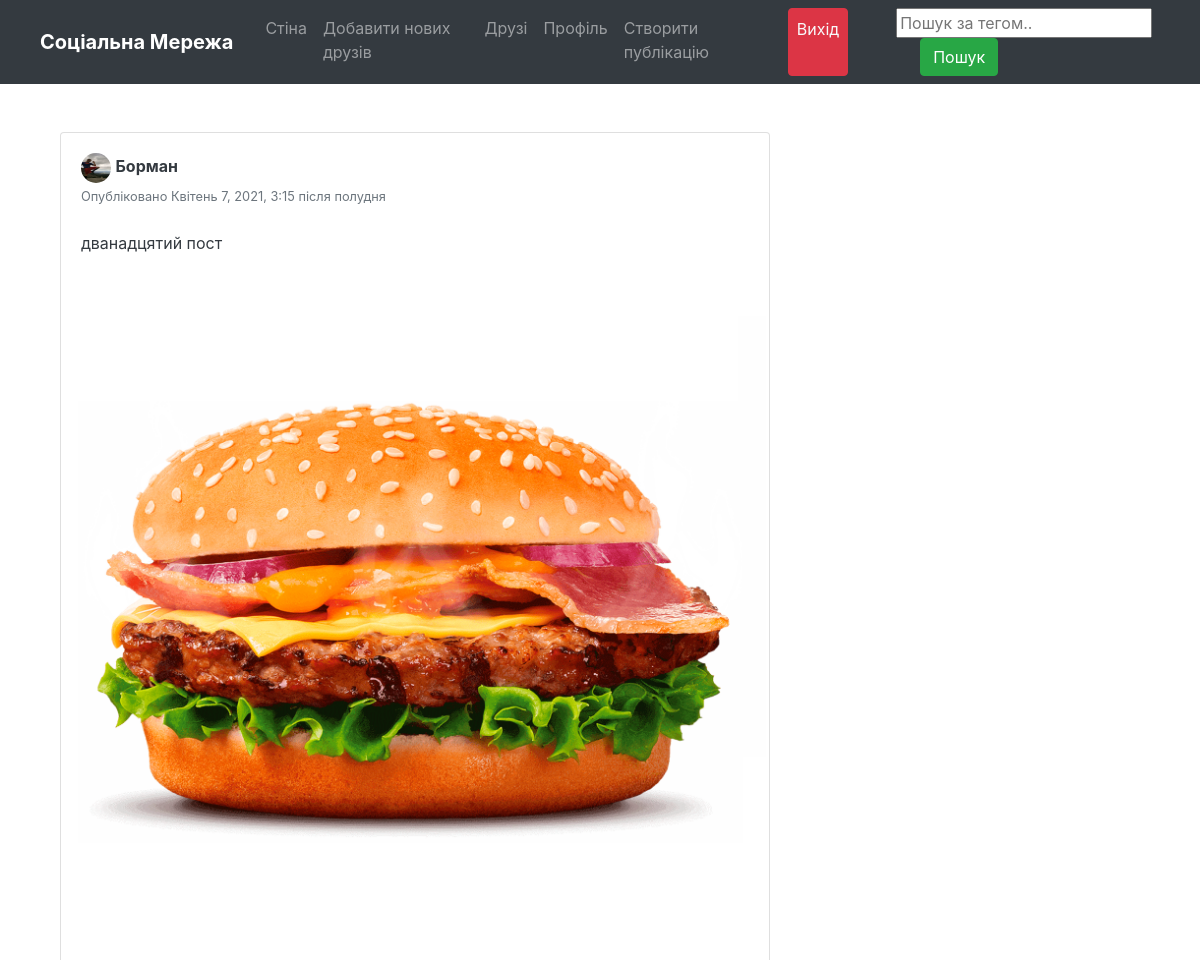
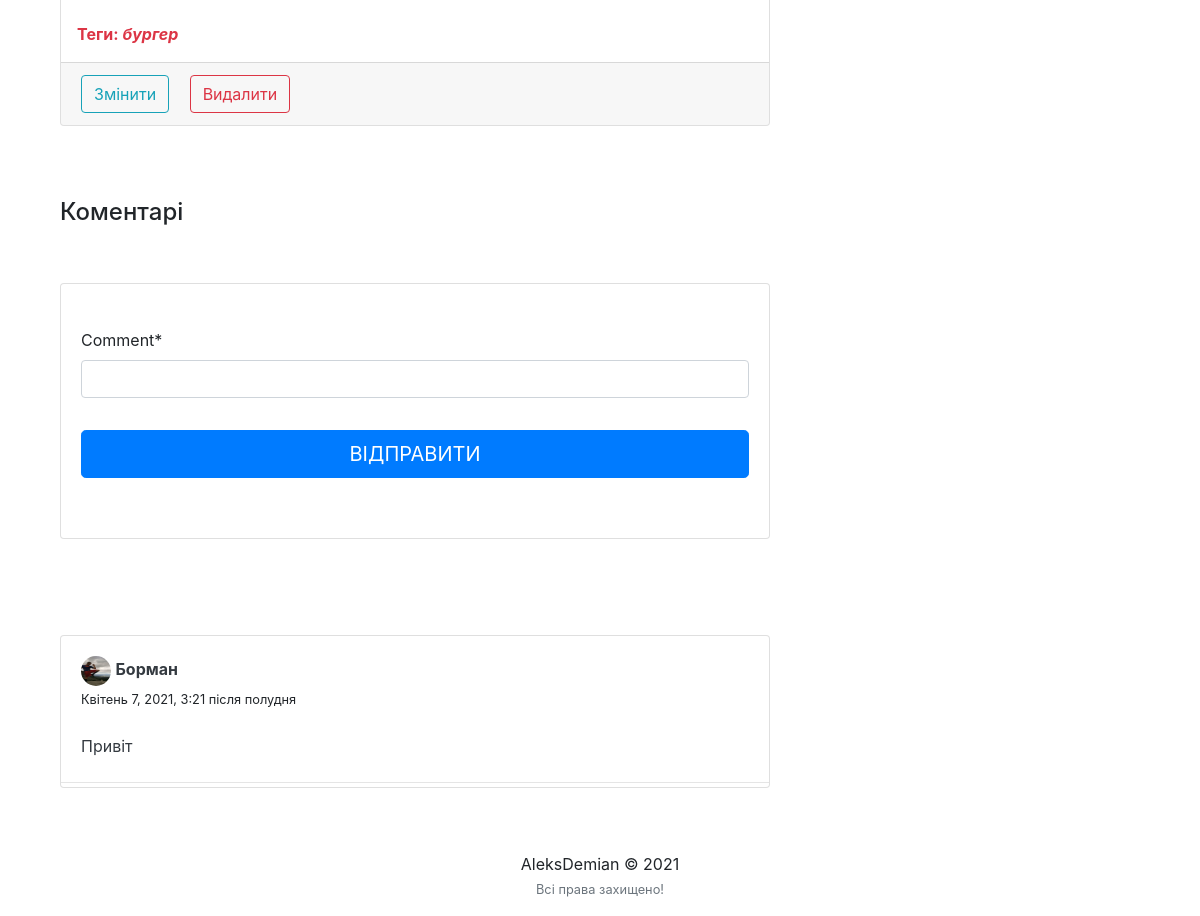
The page /post/12/ (signed in) on the database its author committed (2 pictures, top to bottom).
### feed/models.py (models this page shows, shortened)
class Post(models.Model):
    description = models.CharField(max_length=255, blank=True)
    pic = models.ImageField(upload_to='path/to/img')
    date_posted = models.DateTimeField(default=timezone.now)
    user_name = models.ForeignKey(User, on_delete=models.CASCADE)
    tags = models.CharField(max_length=100, blank=True)

class Comments(models.Model):
    post = models.ForeignKey(Post, related_name='details', on_delete=models.CASCADE)
    username = models.ForeignKey(User, related_name='details', on_delete=models.CASCADE)
    comment = models.CharField(max_length=255)
    comment_date = models.DateTimeField(default=timezone.now)

### users/models.py (models this page shows, shortened)
class Profile(models.Model):
    user = models.OneToOneField(User, on_delete=models.CASCADE)
    image = models.ImageField(default='default.png', upload_to='profile_pics')
    slug = AutoSlugField(populate_from='user')
    bio = models.CharField(max_length=255, blank=True)
    friends = models.ManyToManyField('Profile', blank=True)
    def get_absolute_url(self):
        return '/users/{}'.format(self.slug)

### feed/views.py (the view)
# urls.py: path('post/<int:pk>/', views.post_detail, name='post-detail'),
@login_required
def post_detail(request, pk):
    post = get_object_or_404(Post, pk=pk)
    user = request.user
    if request.method == 'POST':
        form = NewCommentForm(request.POST)
        if form.is_valid():
            data = form.save(commit=False)
            data.post = post
            data.username = user
            data.save()
            return redirect('post-detail', pk=pk)
    else:
        form = NewCommentForm()
    return render(request, 'feed/post_detail.html', {'post': post, 'form': form})

### feed/forms.py
class NewCommentForm(forms.ModelForm):
    class Meta:
        model = Comments
        fields = ['comment']

### feed/templates/feed/post_detail.html (shortened to what this page needs)
{% extends "feed/layout.html" %} {% load static %} {% load crispy_forms_tags %}
{% block searchform %}
<form
        class="form-inline my-2 my-lg-0 ml-5"
        action="{% url 'search_posts' %}"
        method="get"
>
  <input name="p" type="text" placeholder="Пошук за тегом.." />
  <button class="btn btn-success my-2 my-sm-0 ml-4" type="submit">
    Пошук
  </button>
</form>
{% endblock searchform %} {% block content %}
<div class="container">
  <div class="row">
    <div class="col-md-8">
      <div class="card card-signin my-5">
        <div class="card-body">
          <a href="{{ post.user_name.profile.get_absolute_url }}"
          ><img
                  src="{{ post.user_name.profile.image.url }}"
                  class="rounded-circle"
                  width="30"
                  height="30"
                  alt=""
          /></a>
          <a
                  class="text-dark"
                  href="{{ post.user_name.profile.get_absolute_url }}"
          ><b>{{ post.user_name }}</b></a
          >
          <br /><small class="text-muted"
        >Опубліковано {{ post.date_posted }}</small
        >
          <br /><br />
          <p class="card-text text-dark">{{ post.description }}</p>
        </div>
        <a href="{{ post.pic.url }}"
        ><img class="card-img-top" src="{{ post.pic.url }}" alt=""
        /></a>
        {% if post.tags %}
        <br />
        <p class="text-danger ml-3">
          <b>Теги: <i>{{ post.tags }}</i></b>
        </p>
        {% endif %}
        <div class="card-footer">
          {% if post.user_name == user %}
          <a
                  class="btn btn-outline-info mr-3"
                  href="{% url 'post-update' post.id %}"
          >Змінити</a
          >
          <a
                  class="btn btn-outline-danger"
                  href="{% url 'post-delete' post.id %}"
          >Видалити</a
          >
          {% endif %}
        </div>
      </div>
    </div>
  </div>
  <br />
  <h4>Коментарі</h4>
  <div class="row">
    <div class="col-md-8">
      <div class="card card-signin my-5">
        <div class="card-body">
          <form class="form-signin" method="POST" id="post-form">
            <fieldset class="form-group">
              <br />
              {{ form|crispy }}
            </fieldset>
            <div class="form-group">
              <button
                      class="btn btn-lg btn-primary btn-block text-uppercase"
                      type="submit"
              >
                Відправити</button
              ><br />
            </div>
          </form>
        </div>
      </div>
    </div>
  </div>
  <div class="row">
    <div class="col-md-8">
      {% if post.details.all %}
      <div class="card card-signin my-5">
        {% for detail in post.details.all %}
        <div class="card-body">
          <a href="{{ detail.username.profile.get_absolute_url }}">
            <img
                    src="{{ detail.username.profile.image.url }}"
                    class="rounded-circle"
                    width="30"
                    height="30"
                    alt=""
            />
          </a>
          <a
                  class="text-dark"
                  href="{{ detail.username.profile.get_absolute_url }}"
          ><b>{{ detail.username }}</b></a
          >
          <br /><small>{{ detail.comment_date }}</small><br /><br />
          <p class="card-text text-dark">{{ detail.comment }}</p>
        </div>
        <hr class="my-1" />
        {% endfor %}
      </div>
      {% else %}
      <p>Немає коментарів!</p>
      {% endif %}
    </div>
  </div>
</div>
{% endblock content %}

### rows shown on the page
Post: user_name.profile.image (picture), user_name "Борман", date_posted "Квітень 7, 2021, 3:15 після полудня", description "дванадцятий пост", pic (picture), tags "бургер"
Comments: username.profile.image (picture), username "Борман", comment_date "Квітень 7, 2021, 3:21 після полудня", comment "Привіт"
